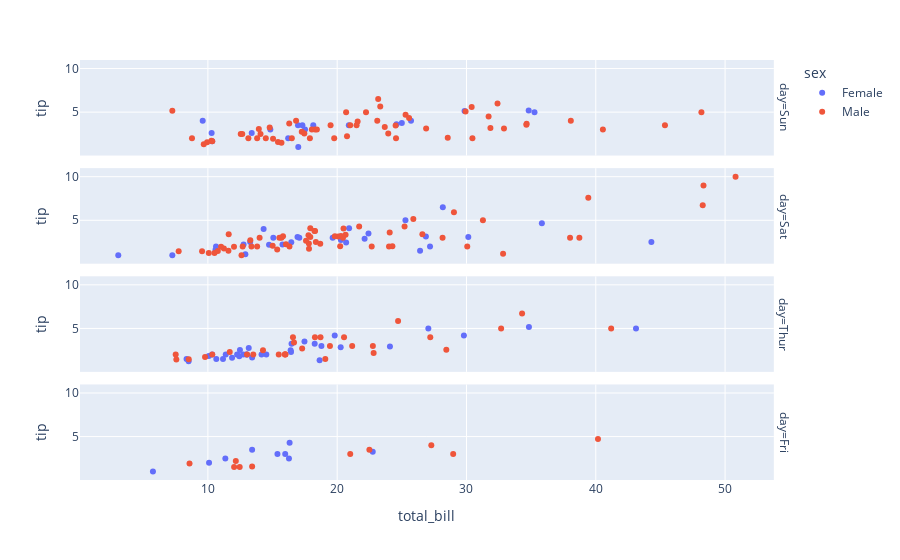

Source (notebook cell):
### Code cell
fig = px.scatter(tips, x='total_bill', y='tip',color='sex', facet_row='day')
fig.show()

### Figure 1 — Plotly figure (JSON) as saved in the notebook; plotly's stock layout.template omitted (floating-point values rounded to 4 significant figures)
{"data": [{"hovertemplate": "sex=Female<br>day=Sun<br>total_bill=%{x}<br>tip=%{y}<extra></extra>", "legendgroup": "Female", "marker": {"color": "#636efa", "symbol": "circle"}, "mode": "markers", "name": "Female", "orientation": "v", "showlegend": true, "type": "scatter", "x": [16.99, 24.59, 35.26, 14.83, 10.33, 16.97, 10.29, 34.81, 25.71, 17.31, 29.85, 25, 13.39, 16.21, 17.51, 9.6, 20.9, 18.15], "xaxis": "x4", "y": [1.01, 3.61, 5, 3.02, 1.67, 3.5, 2.6, 5.2, 4, 3.5, 5.14, 3.75, 2.61, 2, 3, 4, 3.5, 3.5], "yaxis": "y4"}, {"hovertemplate": "sex=Female<br>day=Sat<br>total_bill=%{x}<br>tip=%{y}<extra></extra>", "legendgroup": "Female", "marker": {"color": "#636efa", "symbol": "circle"}, "mode": "markers", "name": "Female", "orientation": "v", "showlegend": false, "type": "scatter", "x": [20.29, 15.77, 19.65, 15.06, 20.69, 16.93, 26.41, 16.45, 3.07, 17.07, 26.86, 25.28, 14.73, 44.3, 22.42, 20.92, 14.31, 7.25, 10.59, 10.63, 12.76, 13.27, 28.17, 12.9, 30.14, 22.12, 35.83, 27.18], "xaxis": "x3", "y": [2.75, 2.23, 3, 3, 2.45, 3.07, 1.5, 2.47, 1, 3, 3.14, 5, 2.2, 2.5, 3.48, 4.08, 4, 1, 1.61, 2, 2.23, 2.5, 6.5, 1.1, 3.09, 2.88, 4.67, 2], "yaxis": "y3"}, {"hovertemplate": "sex=Female<br>day=Thur<br>total_bill=%{x}<br>tip=%{y}<extra></extra>", "legendgroup": "Female", "marker": {"color": "#636efa", "symbol": "circle"}, "mode": "markers", "name": "Female", "orientation": "v", "showlegend": false, "type": "scatter", "x": [10.07, 34.83, 10.65, 12.43, 24.08, 13.42, 12.48, 29.8, 14.52, 11.38, 20.27, 11.17, 12.26, 18.26, 8.51, 10.33, 14.15, 13.16, 17.47, 27.05, 16.43, 8.35, 18.64, 11.87, 19.81, 43.11, 13, 12.74, 13, 16.4, 16.47, 18.78], "xaxis": "x2", "y": [1.83, 5.17, 1.5, 1.8, 2.92, 1.68, 2.52, 4.2, 2, 2, 2.83, 1.5, 2, 3.25, 1.25, 2, 2, 2.75, 3.5, 5, 2.3, 1.5, 1.36, 1.63, 4.19, 5, 2, 2.01, 2, 2.5, 3.23, 3], "yaxis": "y2"}, {"hovertemplate": "sex=Female<br>day=Fri<br>total_bill=%{x}<br>tip=%{y}<extra></extra>", "legendgroup": "Female", "marker": {"color": "#636efa", "symbol": "circle"}, "mode": "markers", "name": "Female", "orientation": "v", "showlegend": false, "type": "scatter", "x": [5.75, 16.32, 22.75, 11.35, 15.38, 13.42, 15.98, 16.27, 10.09], "xaxis": "x", "y": [1, 4.3, 3.25, 2.5, 3, 3.48, 3, 2.5, 2], "yaxis": "y"}, {"hovertemplate": "sex=Male<br>day=Sun<br>total_bill=%{x}<br>tip=%{y}<extra></extra>", "legendgroup": "Male", "marker": {"color": "#EF553B", "symbol": "circle"}, "mode": "markers", "name": "Male", "orientation": "v", "showlegend": true, "type": "scatter", "x": [10.34, 21.01, 23.68, 25.29, 8.77, 26.88, 15.04, 14.78, 10.27, 15.42, 18.43, 21.58, 16.29, 17.46, 13.94, 9.68, 30.4, 18.29, 22.23, 32.4, 28.55, 18.04, 12.54, 9.94, 25.56, 19.49, 38.07, 23.95, 29.93, 14.07, 13.13, 17.26, 24.55, 19.77, 48.17, 16.49, 21.5, 12.66, 13.81, 24.52, 20.76, 31.71, 7.25, 31.85, 16.82, 32.9, 17.89, 14.48, 34.63, 34.65, 23.33, 45.35, 23.17, 40.55, 20.69, 30.46, 23.1, 15.69], "xaxis": "x4", "y": [1.66, 3.5, 3.31, 4.71, 2, 3.12, 1.96, 3.23, 1.71, 1.57, 3, 3.92, 3.71, 2.54, 3.06, 1.32, 5.6, 3, 5, 6, 2.05, 3, 2.5, 1.56, 4.34, 3.51, 4, 2.55, 5.07, 2.5, 2, 2.74, 2, 2, 5, 2, 3.5, 2.5, 2, 3.48, 2.24, 4.5, 5.15, 3.18, 4, 3.11, 2, 2, 3.55, 3.68, 5.65, 3.5, 6.5, 3, 5, 2, 4, 1.5], "yaxis": "y4"}, {"hovertemplate": "sex=Male<br>day=Sat<br>total_bill=%{x}<br>tip=%{y}<extra></extra>", "legendgroup": "Male", "marker": {"color": "#EF553B", "symbol": "circle"}, "mode": "markers", "name": "Male", "orientation": "v", "showlegend": false, "type": "scatter", "x": [20.65, 17.92, 39.42, 19.82, 17.81, 13.37, 12.69, 21.7, 9.55, 18.35, 17.78, 24.06, 16.31, 18.69, 31.27, 16.04, 38.01, 11.24, 48.27, 20.29, 13.81, 11.02, 18.29, 17.59, 20.08, 20.23, 15.01, 12.02, 10.51, 17.92, 15.36, 20.49, 25.21, 18.24, 14, 50.81, 15.81, 26.59, 38.73, 24.27, 30.06, 25.89, 48.33, 28.15, 11.59, 7.74, 20.45, 13.28, 24.01, 15.69, 11.61, 10.77, 15.53, 10.07, 12.6, 32.83, 29.03, 22.67, 17.82], "xaxis": "x3", "y": [3.35, 4.08, 7.58, 3.18, 2.34, 2, 2, 4.3, 1.45, 2.5, 3.27, 3.6, 2, 2.31, 5, 2.24, 3, 1.76, 6.73, 3.21, 2, 1.98, 3.76, 2.64, 3.15, 2.01, 2.09, 1.97, 1.25, 3.08, 1.64, 4.06, 4.29, 3.76, 3, 10, 3.16, 3.41, 3, 2.03, 2, 5.16, 9, 3, 1.5, 1.44, 3, 2.72, 2, 3, 3.39, 1.47, 3, 1.25, 1, 1.17, 5.92, 2, 1.75], "yaxis": "y3"}, {"hovertemplate": "sex=Male<br>day=Thur<br>total_bill=%{x}<br>tip=%{y}<extra></extra>", "legendgroup": "Male", "marker": {"color": "#EF553B", "symbol": "circle"}, "mode": "markers", "name": "Male", "orientation": "v", "showlegend": false, "type": "scatter", "x": [27.2, 22.76, 17.29, 19.44, 16.66, 32.68, 15.98, 13.03, 18.28, 24.71, 21.16, 11.69, 14.26, 15.95, 8.52, 22.82, 19.08, 16, 34.3, 41.19, 9.78, 7.51, 28.44, 15.48, 16.58, 7.56, 10.34, 13.51, 18.71, 20.53], "xaxis": "x2", "y": [4, 3, 2.71, 3, 3.4, 5, 2.03, 2, 4, 5.85, 3, 2.31, 2.5, 2, 1.48, 2.18, 1.5, 2, 6.7, 5, 1.73, 2, 2.56, 2.02, 4, 1.44, 2, 2, 4, 4], "yaxis": "y2"}, {"hovertemplate": "sex=Male<br>day=Fri<br>total_bill=%{x}<br>tip=%{y}<extra></extra>", "legendgroup": "Male", "marker": {"color": "#EF553B", "symbol": "circle"}, "mode": "markers", "name": "Male", "orientation": "v", "showlegend": false, "type": "scatter", "x": [28.97, 22.49, 40.17, 27.28, 12.03, 21.01, 12.46, 12.16, 8.58, 13.42], "xaxis": "x", "y": [3, 3.5, 4.73, 4, 1.5, 3, 1.5, 2.2, 1.92, 1.58], "yaxis": "y"}], "layout": {"annotations": [{"font": {}, "showarrow": false, "text": "day=Fri", "textangle": 90, "x": 0.98, "xanchor": "left", "xref": "paper", "y": 0.1138, "yanchor": "middle", "yref": "paper"}, {"font": {}, "showarrow": false, "text": "day=Thur", "textangle": 90, "x": 0.98, "xanchor": "left", "xref": "paper", "y": 0.3712, "yanchor": "middle", "yref": "paper"}, {"font": {}, "showarrow": false, "text": "day=Sat", "textangle": 90, "x": 0.98, "xanchor": "left", "xref": "paper", "y": 0.6288, "yanchor": "middle", "yref": "paper"}, {"font": {}, "showarrow": false, "text": "day=Sun", "textangle": 90, "x": 0.98, "xanchor": "left", "xref": "paper", "y": 0.8862, "yanchor": "middle", "yref": "paper"}], "legend": {"title": {"text": "sex"}, "tracegroupgap": 0}, "margin": {"t": 60}, "xaxis": {"anchor": "y", "domain": [0, 0.98], "title": {"text": "total_bill"}}, "xaxis2": {"anchor": "y2", "domain": [0, 0.98], "matches": "x", "showticklabels": false}, "xaxis3": {"anchor": "y3", "domain": [0, 0.98], "matches": "x", "showticklabels": false}, "xaxis4": {"anchor": "y4", "domain": [0, 0.98], "matches": "x", "showticklabels": false}, "yaxis": {"anchor": "x", "domain": [0, 0.2275], "title": {"text": "tip"}}, "yaxis2": {"anchor": "x2", "domain": [0.2575, 0.485], "matches": "y", "title": {"text": "tip"}}, "yaxis3": {"anchor": "x3", "domain": [0.515, 0.7425], "matches": "y", "title": {"text": "tip"}}, "yaxis4": {"anchor": "x4", "domain": [0.7725, 1], "matches": "y", "title": {"text": "tip"}}}}
